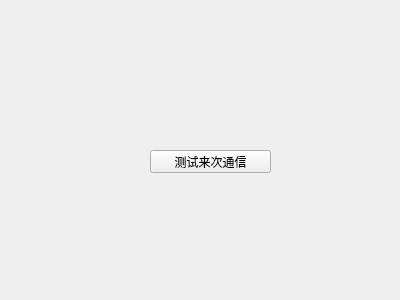
<?xml version="1.0" encoding="UTF-8"?>
<ui version="4.0">
 <class>MainWindow</class>
 <widget class="QMainWindow" name="MainWindow">
  <property name="geometry">
   <rect>
    <x>0</x>
    <y>0</y>
    <width>400</width>
    <height>300</height>
   </rect>
  </property>
  <property name="windowTitle">
   <string>MainWindow</string>
  </property>
  <widget class="QWidget" name="centralWidget">
   <widget class="QPushButton" name="pushButton">
    <property name="geometry">
     <rect>
      <x>150</x>
      <y>150</y>
      <width>121</width>
      <height>23</height>
     </rect>
    </property>
    <property name="text">
     <string>测试来次通信</string>
    </property>
   </widget>
  </widget>
 </widget>
 <layoutdefault spacing="6" margin="11"/>
 <resources/>
 <connections/>
</ui>
